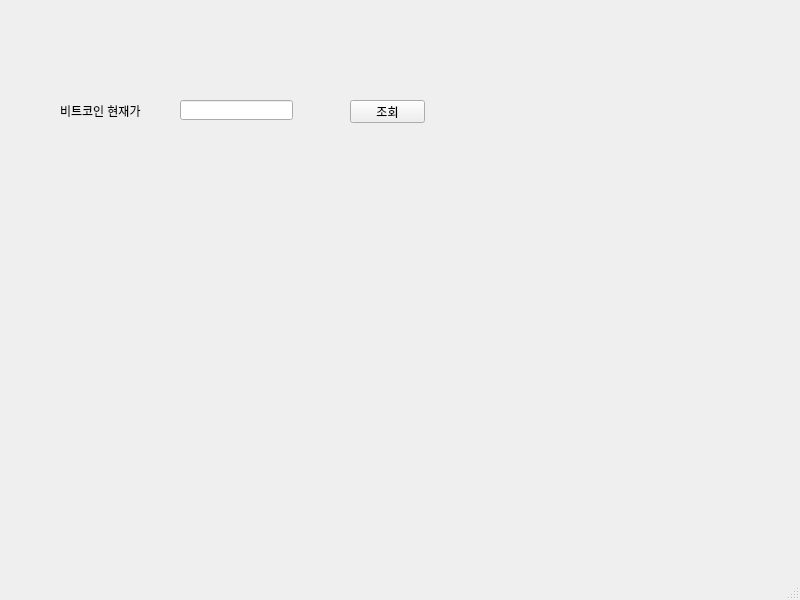
<?xml version="1.0" encoding="UTF-8"?>
<ui version="4.0">
 <class>MainWindow</class>
 <widget class="QMainWindow" name="MainWindow">
  <property name="geometry">
   <rect>
    <x>0</x>
    <y>0</y>
    <width>800</width>
    <height>600</height>
   </rect>
  </property>
  <property name="windowTitle">
   <string>MainWindow</string>
  </property>
  <widget class="QWidget" name="centralwidget">
   <widget class="QLabel" name="label">
    <property name="geometry">
     <rect>
      <x>60</x>
      <y>90</y>
      <width>91</width>
      <height>41</height>
     </rect>
    </property>
    <property name="text">
     <string>비트코인 현재가</string>
    </property>
   </widget>
   <widget class="QLineEdit" name="lineEdit">
    <property name="geometry">
     <rect>
      <x>180</x>
      <y>100</y>
      <width>113</width>
      <height>20</height>
     </rect>
    </property>
   </widget>
   <widget class="QPushButton" name="pushButton">
    <property name="geometry">
     <rect>
      <x>350</x>
      <y>100</y>
      <width>75</width>
      <height>23</height>
     </rect>
    </property>
    <property name="text">
     <string>조회</string>
    </property>
   </widget>
  </widget>
  <widget class="QMenuBar" name="menubar">
   <property name="geometry">
    <rect>
     <x>0</x>
     <y>0</y>
     <width>800</width>
     <height>25</height>
    </rect>
   </property>
  </widget>
  <widget class="QStatusBar" name="statusbar"/>
 </widget>
 <resources/>
 <connections/>
</ui>
